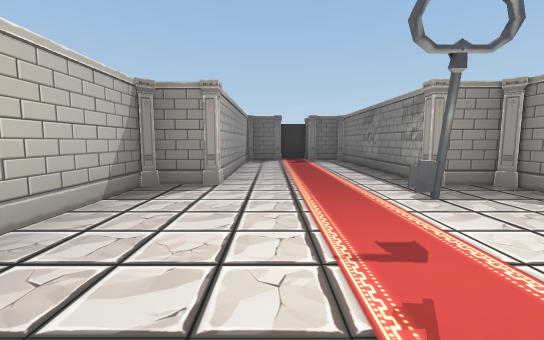
view 1 (above)

24 first-person views from a walk through a 3-D level made in the Unity game engine. The camera is 1.2 m above the floor, tilts 6° down and sees 90° across. The floor is counted in squares, 2 m on a side. Each view is taken from the middle of a square. On the plan, view 1 faces up. The plan holds only what a view shows up to about 9 squares ahead; the rest is blank. The place goes on beyond the plan. The player is left out.

view 2
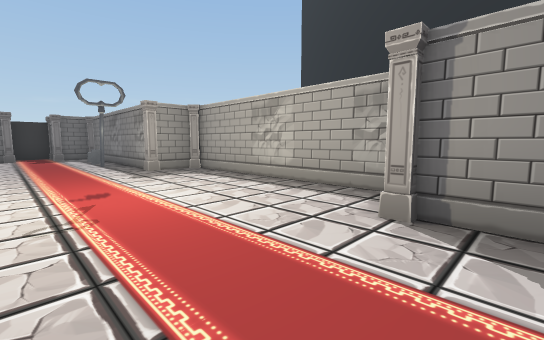

view 3
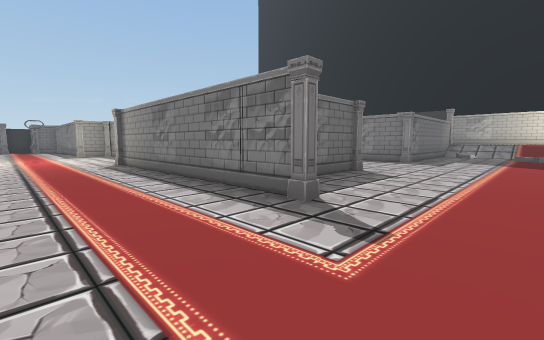

view 4
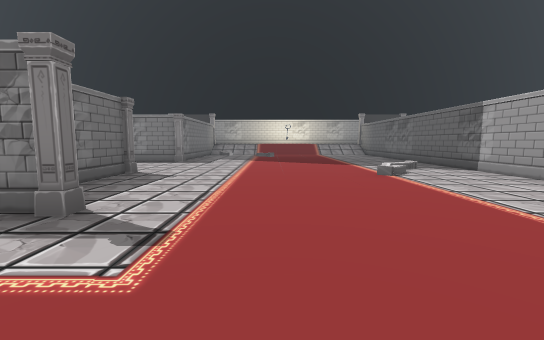

view 5
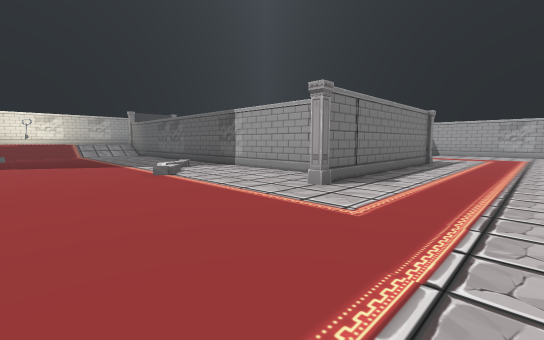

view 6
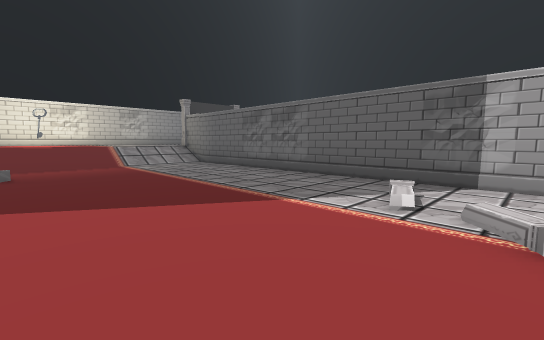

view 7
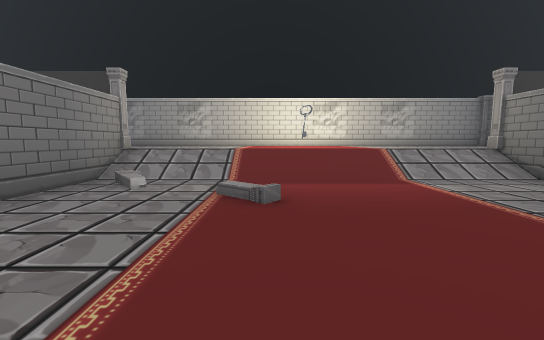

view 8
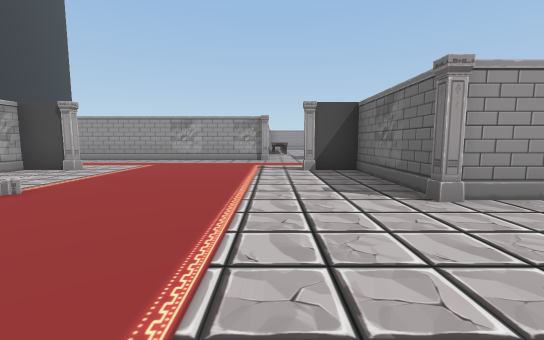

view 9
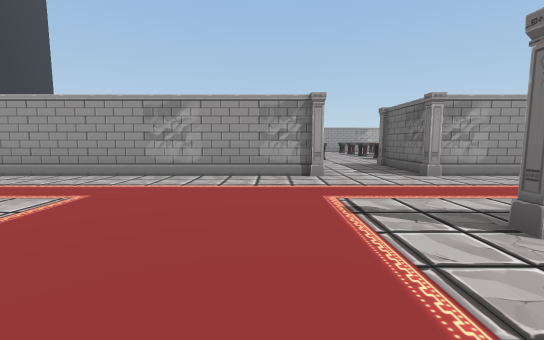

view 10
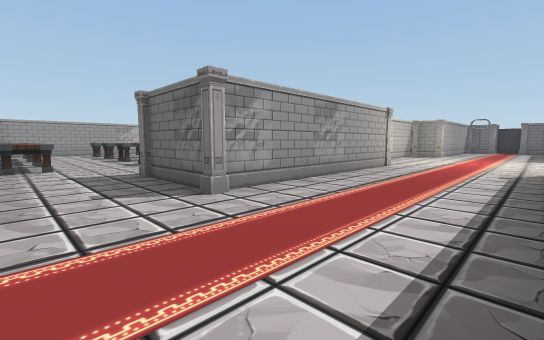

view 11
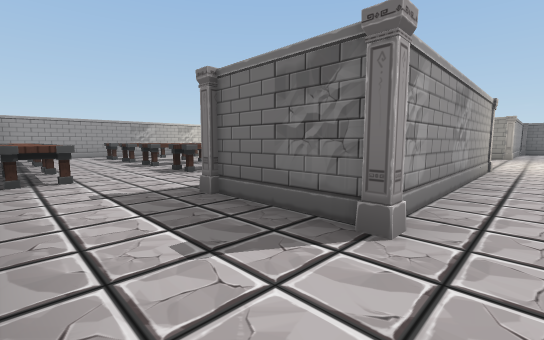

view 12
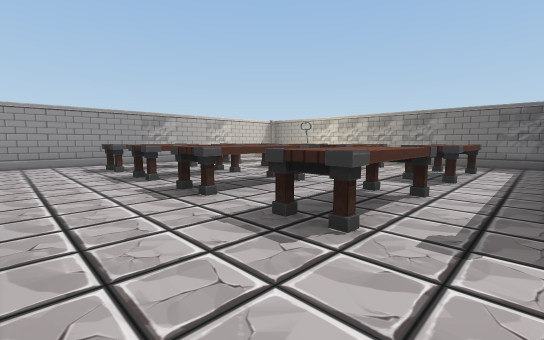

view 13
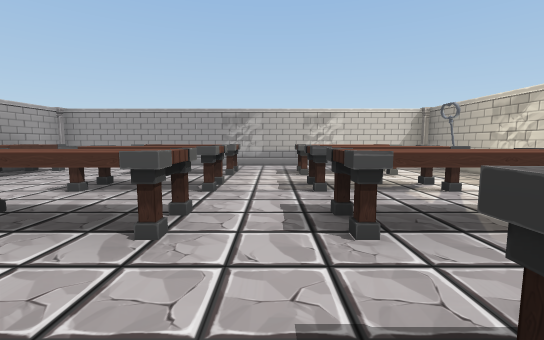

view 14
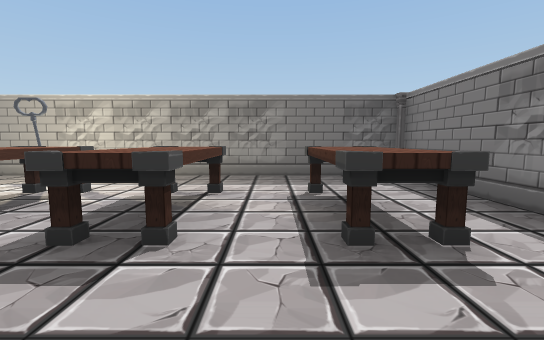

view 15
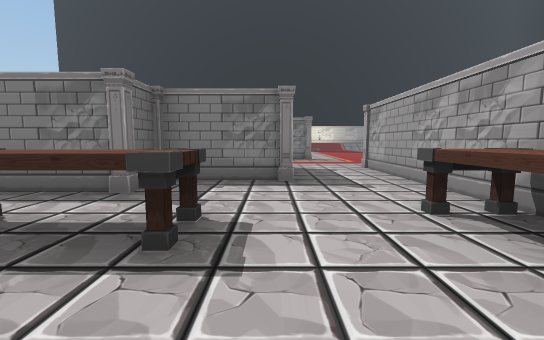

view 16
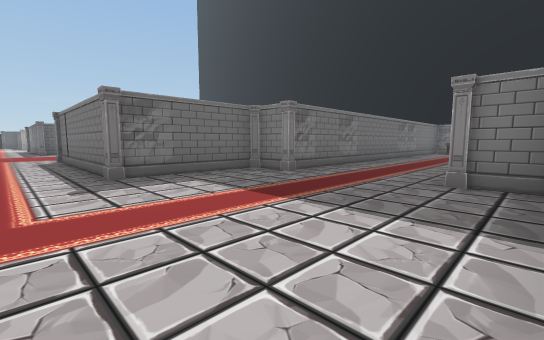

view 17
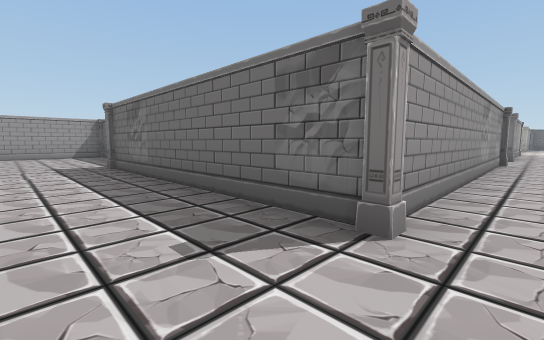

view 18
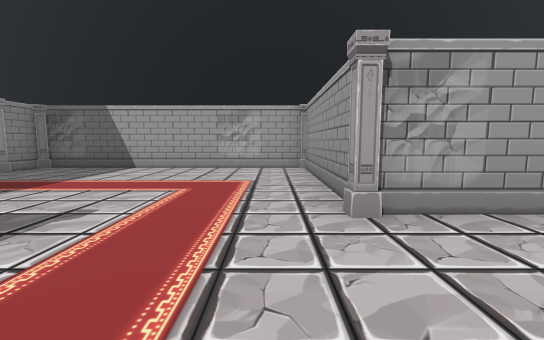

view 19
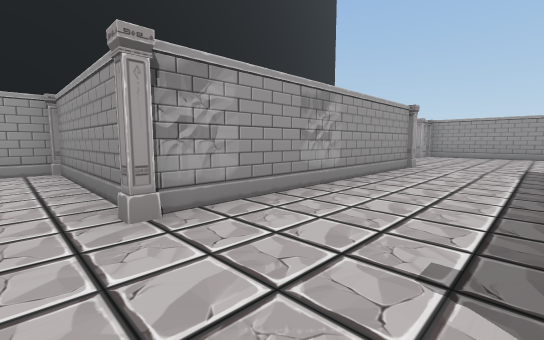

view 20
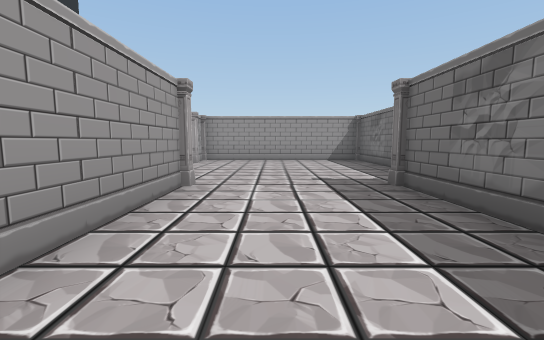

view 21
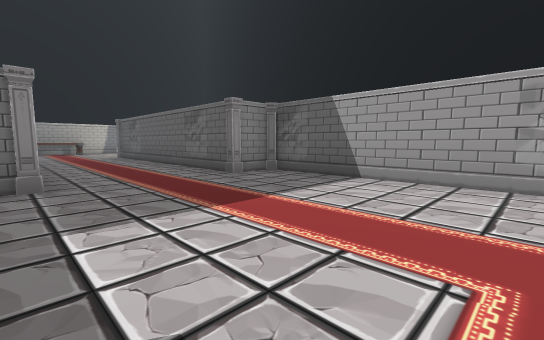

view 22
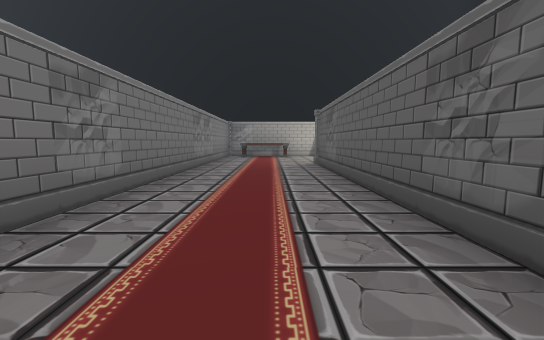

view 23
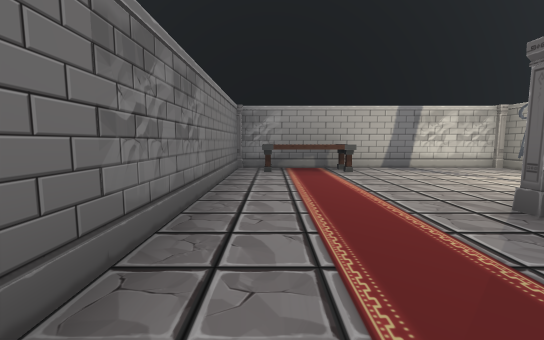

view 24
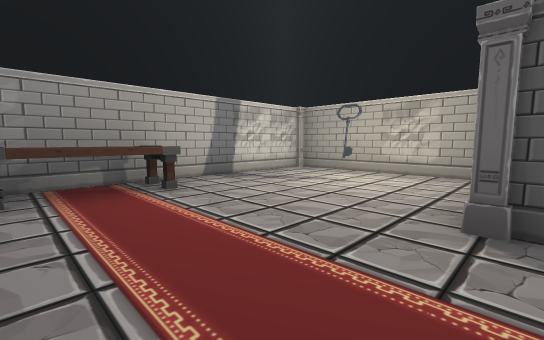

### Floor plan
Key: @ floor where view 1 was taken; # wall or solid block; . main floor; : floor 1 m higher than the main floor; / step, stairs or slope; O other object.
Columns run from 12 left of view 1 to 17 right of it. Each row starts with its distance up from view 1.
 10              O
  9            OOOO
  8            #...#
  7            #...#
  6            #...#
  5            #...#
  4           OO..OO
  3           #.....
  2           #.....#
  1 O#######O  ..O..#
  0 #..O.....# .@...#
 -1 #.OO.O.O.# O..O
 -2 #.OO.O.O.# #...#
 -3 #........# #...#
 -4 #.OO.O.OOO #...#
 -5 #.OO.O.O..##...# #  .#      :#
 -6 #........O#O..###O..O####O: :#
 -7 #.............O.........//: :#
 -8 O.O O OO...O..........././: :#
 -9  #      ####..........././: :#
-10            #............./:O:#
-11            #...../......./: :#
-12            #..O.../....../: :#
-13            #..##.........O: :#
-14 O###       #...###########: :#
-15 #....O#####O...#            O
-16 #..............#
-17 #.............O##O
-18 #....O#....O.....O##########O
-19 OO..   #####................#
-20            #................O
-21            #.....O#.....O....#
-22            O.....O#######....#
-23             ######       .O..#
-24                          ...O#
-25                          ####

Positions as (right, up) in squares from view 1, and headings:
1: (0, 0), facing up
2: (0, -2), facing up-right
3: (0, -9), facing up-right
4: (0, -9), facing right
5: (0, -9), facing down-right
6: (5, -9), facing down-right
7: (8, -9), facing right
8: (8, -8), facing left
9: (4, -9), facing left
10: (2, -8), facing up-left
11: (0, -8), facing up-left
12: (-4, -7), facing up-left
13: (-5, -3), facing left
14: (-6, -4), facing up
15: (-7, -6), facing right
16: (1, -22), facing up-right
17: (0, -17), facing up-left
18: (0, -16), facing down
19: (0, -16), facing down-left
20: (-3, -17), facing left
21: (1, -18), facing down-right
22: (5, -20), facing right
23: (10, -19), facing right
24: (12, -19), facing down-right
